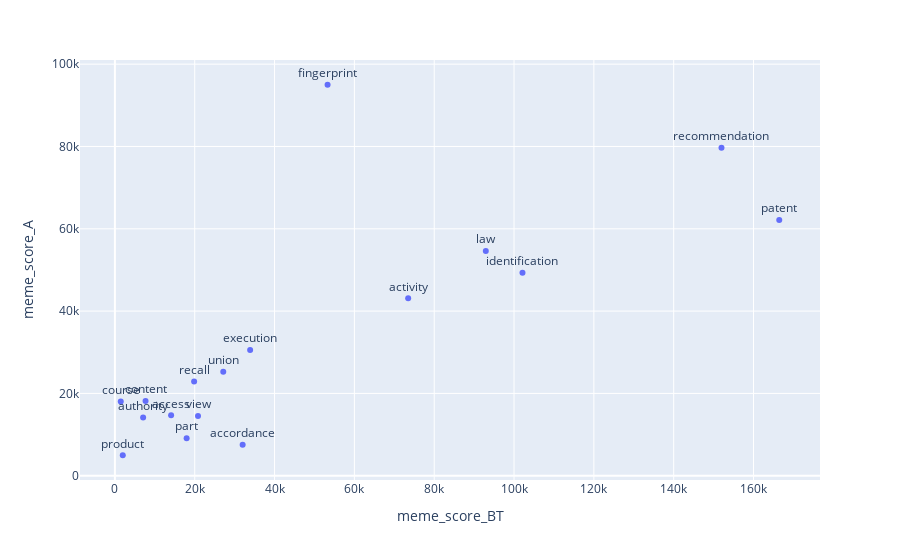

Notebook source saved alongside this figure:
### Code cell
fig = px.scatter(chosen_clusters_ai_act, x="meme_score_BT", y="meme_score_A", text="most_common")
fig.update_traces(textposition='top center')
fig.show()

### Figure 1 — Plotly figure (JSON) as saved in the notebook; plotly's stock layout.template omitted (floating-point values rounded to 4 significant figures)
{"data": [{"hovertemplate": "meme_score_BT=%{x}<br>meme_score_A=%{y}<br>most_common=%{text}<extra></extra>", "legendgroup": "", "marker": {"color": "#636efa", "symbol": "circle"}, "mode": "markers+text", "name": "", "orientation": "v", "showlegend": false, "text": ["access", "content", "patent", "recall", "part", "execution", "fingerprint", "activity", "recommendation", "authority", "product", "identification", "course", "law", "accordance", "union", "view"], "x": [14080.0, 7677.0, 166400.0, 19850.0, 17970.0, 33890.0, 53290.0, 73480.0, 152000.0, 7068.0, 1975.0, 102100.0, 1467.0, 92930.0, 32010.0, 27150.0, 20820.0], "xaxis": "x", "y": [14690.0, 18180.0, 62140.0, 22890.0, 9130.0, 30540.0, 95000.0, 43100.0, 79710.0, 14140.0, 4977.0, 49300.0, 18010.0, 54620.0, 7502.0, 25280.0, 14540.0], "yaxis": "y", "type": "scatter", "textposition": "top center"}], "layout": {"xaxis": {"anchor": "y", "domain": [0.0, 1.0], "title": {"text": "meme_score_BT"}}, "yaxis": {"anchor": "x", "domain": [0.0, 1.0], "title": {"text": "meme_score_A"}}, "legend": {"tracegroupgap": 0}, "margin": {"t": 60}}}
